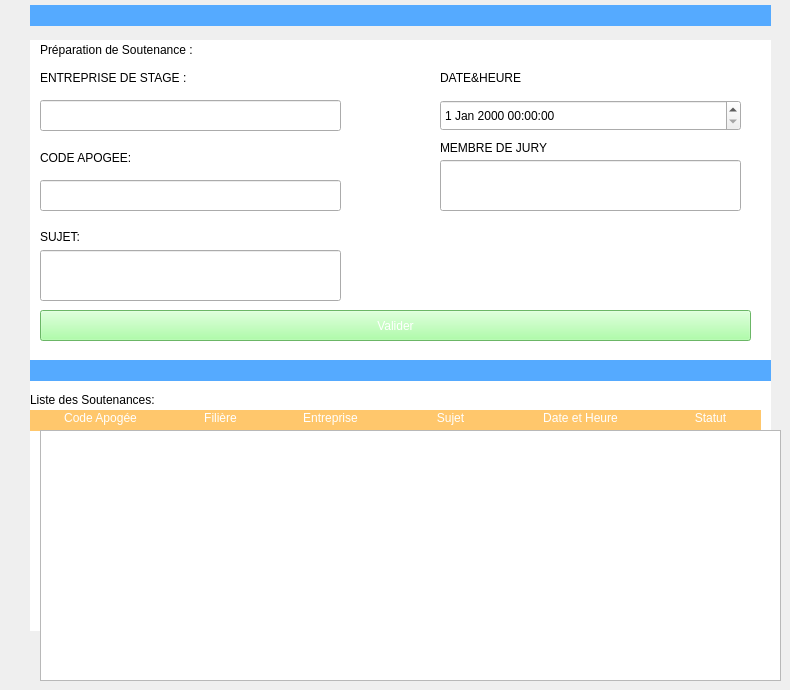
      <widget class="QWidget" name="page_8">
       <widget class="QLabel" name="label_166">
        <property name="geometry">
         <rect>
          <x>30</x>
          <y>5</y>
          <width>741</width>
          <height>21</height>
         </rect>
        </property>
        <property name="styleSheet">
         <string notr="true">background-color: rgb(85, 170, 255);</string>
        </property>
        <property name="text">
         <string/>
        </property>
       </widget>
       <widget class="QLabel" name="label_167">
        <property name="geometry">
         <rect>
          <x>30</x>
          <y>40</y>
          <width>741</width>
          <height>321</height>
         </rect>
        </property>
        <property name="styleSheet">
         <string notr="true">background-color: rgb(255, 255, 255);</string>
        </property>
        <property name="text">
         <string/>
        </property>
       </widget>
       <widget class="QLabel" name="label_170">
        <property name="geometry">
         <rect>
          <x>40</x>
          <y>40</y>
          <width>221</width>
          <height>21</height>
         </rect>
        </property>
        <property name="styleSheet">
         <string notr="true">font: 900 11pt &quot;Segoe UI&quot;;</string>
        </property>
        <property name="text">
         <string>&lt;html&gt;&lt;head/&gt;&lt;body&gt;&lt;p&gt;Préparation de  Soutenance :&lt;/p&gt;&lt;/body&gt;&lt;/html&gt;</string>
        </property>
       </widget>
       <widget class="QLineEdit" name="entreprise">
        <property name="geometry">
         <rect>
          <x>40</x>
          <y>100</y>
          <width>301</width>
          <height>31</height>
         </rect>
        </property>
        <property name="styleSheet">
         <string notr="true">input {
  width: 100%;
  padding: 10px;
  border: 1px solid #ccc;
  border-radius: 5px;
}</string>
        </property>
       </widget>
       <widget class="QLineEdit" name="members">
        <property name="geometry">
         <rect>
          <x>440</x>
          <y>160</y>
          <width>301</width>
          <height>51</height>
         </rect>
        </property>
        <property name="styleSheet">
         <string notr="true">input {
  width: 100%;
  padding: 10px;
  border: 1px solid #ccc;
  border-radius: 5px;
}</string>
        </property>
       </widget>
       <widget class="QLineEdit" name="cne">
        <property name="geometry">
         <rect>
          <x>40</x>
          <y>180</y>
          <width>301</width>
          <height>31</height>
         </rect>
        </property>
        <property name="styleSheet">
         <string notr="true">input {
  width: 100%;
  padding: 10px;
  border: 1px solid #ccc;
  border-radius: 5px;
}</string>
        </property>
       </widget>
       <widget class="QDateTimeEdit" name="date">
        <property name="geometry">
         <rect>
          <x>440</x>
          <y>100</y>
          <width>301</width>
          <height>31</height>
         </rect>
        </property>
        <property name="styleSheet">
         <string notr="true">input {
  width: 100%;
  padding: 10px;
  border: 1px solid #ccc;
  border-radius: 5px;
}</string>
        </property>
       </widget>
       <widget class="QLineEdit" name="sujet">
        <property name="geometry">
         <rect>
          <x>40</x>
          <y>250</y>
          <width>301</width>
          <height>51</height>
         </rect>
        </property>
        <property name="styleSheet">
         <string notr="true">input {
  width: 100%;
  padding: 10px;
  border: 1px solid #ccc;
  border-radius: 5px;
}</string>
        </property>
        <property name="alignment">
         <set>Qt::AlignLeading|Qt::AlignLeft|Qt::AlignTop</set>
        </property>
        <property name="placeholderText">
         <string/>
        </property>
       </widget>
       <widget class="QLabel" name="label_171">
        <property name="geometry">
         <rect>
          <x>40</x>
          <y>150</y>
          <width>111</width>
          <height>16</height>
         </rect>
        </property>
        <property name="text">
         <string>CODE APOGEE:</string>
        </property>
       </widget>
       <widget class="QLabel" name="label_174">
        <property name="geometry">
         <rect>
          <x>440</x>
          <y>70</y>
          <width>111</width>
          <height>16</height>
         </rect>
        </property>
        <property name="text">
         <string>DATE&amp;HEURE</string>
        </property>
       </widget>
       <widget class="QLabel" name="label_175">
        <property name="geometry">
         <rect>
          <x>40</x>
          <y>230</y>
          <width>47</width>
          <height>13</height>
         </rect>
        </property>
        <property name="text">
         <string>SUJET:</string>
        </property>
       </widget>
       <widget class="QLabel" name="label_176">
        <property name="geometry">
         <rect>
          <x>440</x>
          <y>140</y>
          <width>111</width>
          <height>16</height>
         </rect>
        </property>
        <property name="text">
         <string>MEMBRE DE JURY</string>
        </property>
       </widget>
       <widget class="QLabel" name="label_82">
        <property name="geometry">
         <rect>
          <x>40</x>
          <y>70</y>
          <width>181</width>
          <height>16</height>
         </rect>
        </property>
        <property name="text">
         <string>ENTREPRISE DE STAGE :</string>
        </property>
       </widget>
       <widget class="QPushButton" name="sout_valid_btn">
        <property name="geometry">
         <rect>
          <x>40</x>
          <y>310</y>
          <width>711</width>
          <height>31</height>
         </rect>
        </property>
        <property name="styleSheet">
         <string notr="true">font: 900 11pt &quot;Segoe UI&quot;;
color: rgb(255, 255, 255);
background-color: rgb(150, 255, 143);</string>
        </property>
        <property name="text">
         <string>Valider</string>
        </property>
       </widget>
       <widget class="QLabel" name="label_177">
        <property name="geometry">
         <rect>
          <x>30</x>
          <y>380</y>
          <width>741</width>
          <height>251</height>
         </rect>
        </property>
        <property name="styleSheet">
         <string notr="true">background-color: rgb(255, 255, 255);</string>
        </property>
        <property name="text">
         <string/>
        </property>
       </widget>
       <widget class="QLabel" name="label_178">
        <property name="geometry">
         <rect>
          <x>30</x>
          <y>360</y>
          <width>741</width>
          <height>21</height>
         </rect>
        </property>
        <property name="styleSheet">
         <string notr="true">background-color: rgb(85, 170, 255);</string>
        </property>
        <property name="text">
         <string/>
        </property>
       </widget>
       <widget class="QLabel" name="label_179">
        <property name="geometry">
         <rect>
          <x>30</x>
          <y>390</y>
          <width>171</width>
          <height>21</height>
         </rect>
        </property>
        <property name="styleSheet">
         <string notr="true">font: 900 11pt &quot;Segoe UI&quot;;</string>
        </property>
        <property name="text">
         <string>&lt;html&gt;&lt;head/&gt;&lt;body&gt;&lt;p&gt;Liste des Soutenances:&lt;/p&gt;&lt;/body&gt;&lt;/html&gt;</string>
        </property>
       </widget>
       <widget class="QLabel" name="label_180">
        <property name="geometry">
         <rect>
          <x>30</x>
          <y>410</y>
          <width>731</width>
          <height>21</height>
         </rect>
        </property>
        <property name="styleSheet">
         <string notr="true">background-color: rgb(255, 199, 108);</string>
        </property>
        <property name="text">
         <string/>
        </property>
       </widget>
       <widget class="QLabel" name="label_181">
        <property name="geometry">
         <rect>
          <x>40</x>
          <y>410</y>
          <width>121</width>
          <height>16</height>
         </rect>
        </property>
        <property name="styleSheet">
         <string notr="true">color: rgb(255, 255, 255);
font: 900 10pt &quot;Segoe UI&quot;;</string>
        </property>
        <property name="text">
         <string>&lt;html&gt;&lt;head/&gt;&lt;body&gt;&lt;p align=&quot;center&quot;&gt;Code Apogée&lt;/p&gt;&lt;/body&gt;&lt;/html&gt;</string>
        </property>
       </widget>
       <widget class="QLabel" name="label_182">
        <property name="geometry">
         <rect>
          <x>160</x>
          <y>410</y>
          <width>121</width>
          <height>16</height>
         </rect>
        </property>
        <property name="styleSheet">
         <string notr="true">color: rgb(255, 255, 255);
font: 900 10pt &quot;Segoe UI&quot;;</string>
        </property>
        <property name="text">
         <string>&lt;html&gt;&lt;head/&gt;&lt;body&gt;&lt;p align=&quot;center&quot;&gt;Filière&lt;/p&gt;&lt;/body&gt;&lt;/html&gt;</string>
        </property>
       </widget>
       <widget class="QLabel" name="label_183">
        <property name="geometry">
         <rect>
          <x>270</x>
          <y>410</y>
          <width>121</width>
          <height>16</height>
         </rect>
        </property>
        <property name="styleSheet">
         <string notr="true">color: rgb(255, 255, 255);
font: 900 10pt &quot;Segoe UI&quot;;</string>
        </property>
        <property name="text">
         <string>&lt;html&gt;&lt;head/&gt;&lt;body&gt;&lt;p align=&quot;center&quot;&gt;Entreprise&lt;/p&gt;&lt;/body&gt;&lt;/html&gt;</string>
        </property>
       </widget>
       <widget class="QLabel" name="label_184">
        <property name="geometry">
         <rect>
          <x>390</x>
          <y>410</y>
          <width>121</width>
          <height>16</height>
         </rect>
        </property>
        <property name="styleSheet">
         <string notr="true">color: rgb(255, 255, 255);
font: 900 10pt &quot;Segoe UI&quot;;</string>
        </property>
        <property name="text">
         <string>&lt;html&gt;&lt;head/&gt;&lt;body&gt;&lt;p align=&quot;center&quot;&gt;Sujet&lt;/p&gt;&lt;/body&gt;&lt;/html&gt;</string>
        </property>
       </widget>
       <widget class="QLabel" name="label_185">
        <property name="geometry">
         <rect>
          <x>520</x>
          <y>410</y>
          <width>121</width>
          <height>16</height>
         </rect>
        </property>
        <property name="styleSheet">
         <string notr="true">color: rgb(255, 255, 255);
font: 900 10pt &quot;Segoe UI&quot;;</string>
        </property>
        <property name="text">
         <string>&lt;html&gt;&lt;head/&gt;&lt;body&gt;&lt;p align=&quot;center&quot;&gt;Date et Heure&lt;/p&gt;&lt;/body&gt;&lt;/html&gt;</string>
        </property>
       </widget>
       <widget class="QLabel" name="label_186">
        <property name="geometry">
         <rect>
          <x>650</x>
          <y>410</y>
          <width>121</width>
          <height>16</height>
         </rect>
        </property>
        <property name="styleSheet">
         <string notr="true">color: rgb(255, 255, 255);
font: 900 10pt &quot;Segoe UI&quot;;</string>
        </property>
        <property name="text">
         <string>&lt;html&gt;&lt;head/&gt;&lt;body&gt;&lt;p align=&quot;center&quot;&gt;Statut&lt;/p&gt;&lt;/body&gt;&lt;/html&gt;</string>
        </property>
       </widget>
       <widget class="QTableView" name="view">
        <property name="geometry">
         <rect>
          <x>40</x>
          <y>430</y>
          <width>741</width>
          <height>251</height>
         </rect>
        </property>
       </widget>
      </widget>
